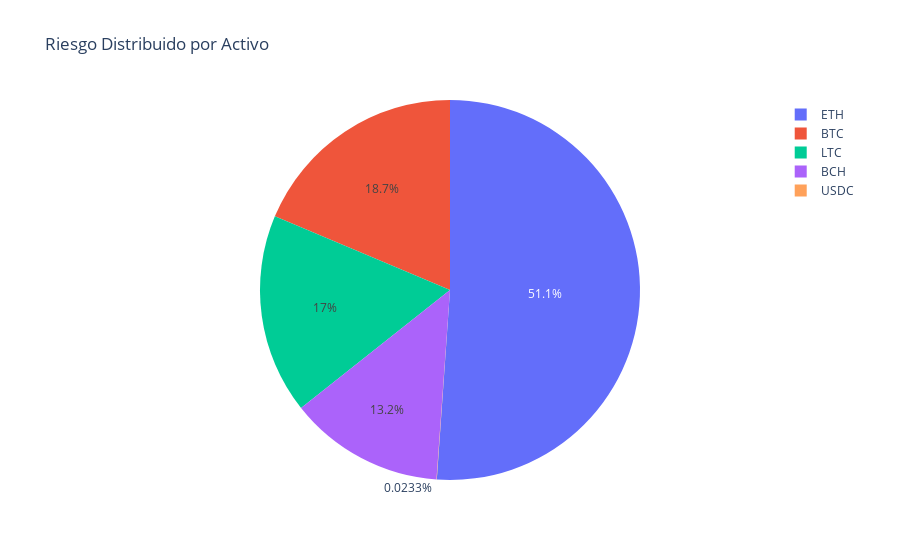

This figure's notebook cell:
### Code cell
import plotly.graph_objects as go
labels = df_ret.columns.values.tolist()
values = [x * -1 for x in df_ret.quantile(0.01).values.tolist() ]

fig = go.Figure(data=[go.Pie(labels=labels, values=values)], layout=go.Layout( title=go.layout.Title(text="Riesgo Distribuido por Activo")))
fig.show()

### Figure 1 — Plotly figure (JSON) as saved in the notebook; plotly's stock layout.template omitted (floating-point values rounded to 4 significant figures)
{"data": [{"labels": ["BCH", "BTC", "ETH", "LTC", "USDC"], "type": "pie", "values": [15150.0, 21410.0, 58620.0, 19500.0, 26.67]}], "layout": {"title": {"text": "Riesgo Distribuido por Activo"}}}
